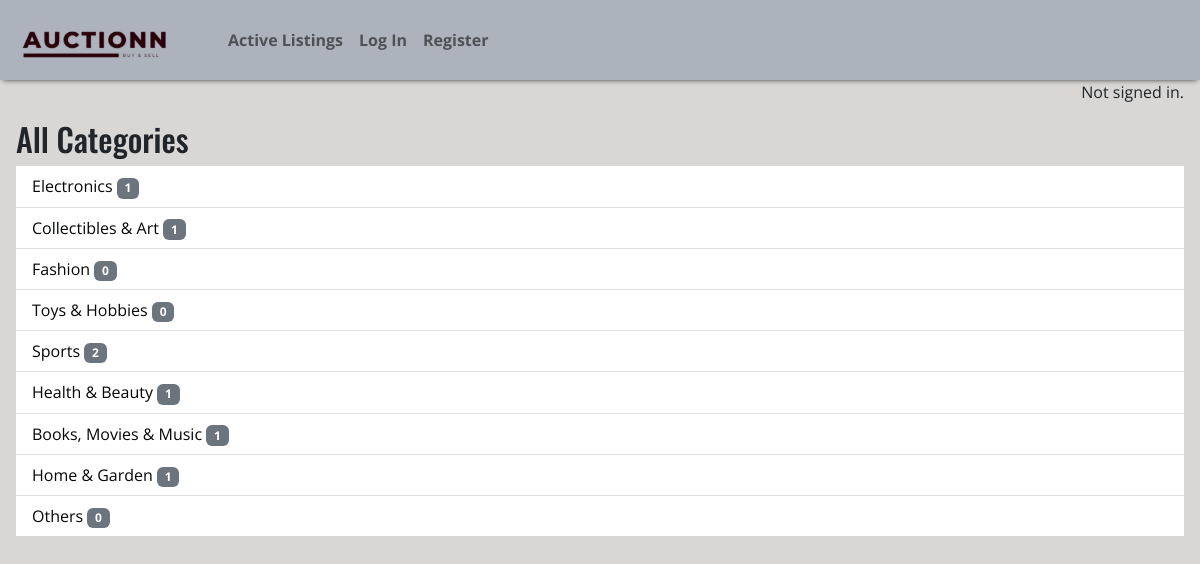
Page /categories/ on the committed database.
### auctions/models.py (models this page shows)
class Category(models.Model):
    name = models.CharField(max_length=30)
    def __str__(self):
        return self.name

### auctions/views.py (the view)
# urls.py: path("categories/", views.categories, name="categories"),
def categories(request):
    allCategories = Category.objects.all()
    totalitem = []
    for category in allCategories:
        item = Listing.objects.filter(category=category)
        number = len(item)
        totalitem.append(number)
    return render(request, "auctions/categories.html", {
        "categories": allCategories,
        "totalitem": totalitem,
        "allitems": zip(allCategories, totalitem)
    })

### auctions/templates/auctions/categories.html
{% extends "auctions/layout.html" %} {% block body %}
  <main class="p-3">
    <h2>All Categories</h2>
    <ul class="list-group list-group-flush">
      {% for category,item in allitems %}
        <li class="list-group-item ul-custom">
          <a
            href="{% url 'category_listing' category_id=category.id %}"
            style="text-decoration: none; color: #050606;"
            class="link-custom"
          >{{ category }}&nbsp;</a
          ><span class="badge bg-secondary">{{ item }}</span>
        </li>
      {% endfor %}
    </ul>
  </main>
{% endblock %}

### auctions/templates/auctions/layout.html (shortened to what this page needs)
{% load static %}
<!DOCTYPE html>
<html lang="en">
  <head>
    <link
      href="https://cdn.jsdelivr.net/npm/bootstrap@5.2.3/dist/css/bootstrap.min.css"
      rel="stylesheet"
      />
      <link href="{% static 'auctions/styles.css' %}" rel="stylesheet" />
    </head>
    <body>
      <nav class="navbar navbar-expand-lg container-fluid navbar-custom">
        <div class="container-fluid">
          <img src="{% static 'auctions/images/auctionn.png' %}" alt="Logo" width="150" height="150" class="d-inline-block img-fluid">
          <div class="collapse navbar-collapse mx-5" id="navbarNav">
            <ul class="navbar-nav text-right">
              <li class="nav-item">
                <a class="nav-link" href="{% url 'index' %}">Active Listings</a>
              </li>
              {% if user.is_authenticated %}
                <li class="nav-item">
                  <a class="nav-link" href="{% url 'categories' %}">Categories</a>
                </li>
                <li class="nav-item">
                  <a class="nav-link" href="{% url 'watchlist' %}">Watchlist</a>
                </li>
                <li class="nav-item">
                  <a class="nav-link" href="{% url 'create' %}">Create Listing</a>
                </li>
                <li class="nav-item">
                  <a class="nav-link" href="{% url 'mylisting' %}">My Listings</a>
                </li>
                <li class="nav-item">
                  <a class="nav-link" href="{% url 'mybids' %}">My Bids</a>
                </li>
                <li class="nav-item">
                  <a class="nav-link" href="{% url 'logout' %}">Log Out</a>
                </li>
              {% else %}
                <li class="nav-item">
                  <a class="nav-link" href="{% url 'login' %}">Log In</a>
                </li>
                <li class="nav-item">
                  <a class="nav-link" href="{% url 'register' %}">Register</a>
                </li>
              {% endif %}
            </ul>
          </div>
        </div>
      </nav>
      <div class="text-end pe-3">
        {% if user.is_authenticated %} Signed in as
        <strong>{{ user.username }}</strong>. {% else %} Not signed in. {% endif %}
      </div>
      {% block body %} {% endblock %}
    </body>
  </html>

### auctions/static/auctions/styles.css (style rules this page uses)
body { background-color: #D8D7D5; font-family: 'Open Sans', sans-serif; }
.navbar-custom { font-family: 'Open Sans', sans-serif; font-weight: 700; color: #050606; background-color: #ADB3BC; margin: 0; padding: 10px; box-shadow: 0px 3px 5px -3px rgba(0,0,0,0.75); font-size: 16px; }
h2 { font-family: 'Oswald', sans-serif; }

### rows in the picture
Category: name "Electronics", id "1"
Category: name "Collectibles & Art", item "1"
Category: name "Fashion", item "0"
Category: name "Toys & Hobbies", item "0"
Category: name "Sports", item "2"
Category: name "Health & Beauty", item "1"
Category: name "Books, Movies & Music", item "1"
Category: name "Home & Garden", item "1"
Category: name "Others", item "0"
